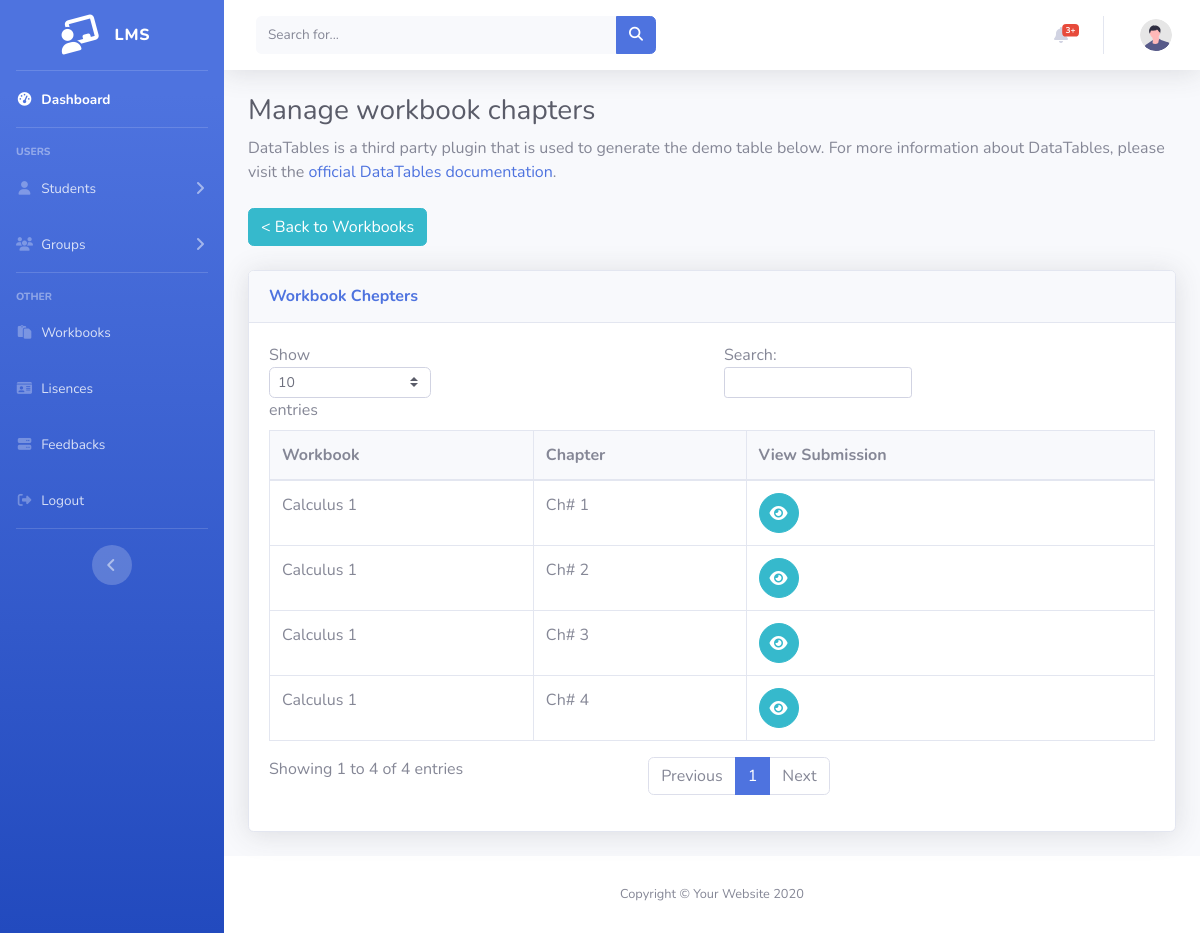
/Instructor/workbook_ch.php?wid=3, run on the app's committed database.
### tables this page shows
CREATE TABLE `workbook_ch` (
  `id` int(11) NOT NULL,
  `ch` int(11) NOT NULL,
  `wid` int(11) NOT NULL
);

CREATE TABLE `workbook` (
  `id` int(11) NOT NULL,
  `title` varchar(50) NOT NULL,
  `iid` int(11) NOT NULL,
  `status` varchar(20) NOT NULL
);

### Instructor/workbook_ch.php (the view, shortened to what this page needs)
<?php session_start();
include "../db.php";
include "layout/header.php";
if($_GET['wid']){
    $wid=$_GET['wid'];
}
$data = mysqli_query($conn, "SELECT * FROM workbook_ch where wid='$wid'");
$output = mysqli_fetch_all($data,MYSQLI_ASSOC);
$data3 = mysqli_query($conn, "SELECT * FROM  workbook where id='$wid'");
$output3 = mysqli_fetch_assoc($data3);
?>
<body id="page-top">
<div id="wrapper">
<?php include "layout/sidebar.php";?>
    <div id="content-wrapper" class="d-flex flex-column">
        <div id="content">
        <?php include "layout/topbar.php";?>
    <div class="container-fluid">
<h1 class="h3 mb-2 text-gray-800">Manage workbook chapters</h1>
<p class="mb-4">DataTables is a third party plugin that is used to generate the demo table below.
    For more information about DataTables, please visit the <a target="_blank"
        href="https://datatables.net">official DataTables documentation</a>.</p>
 <a class='btn btn-info mr-2' href='workbooks.php'>< Back to Workbooks</a>  <br><br>
<div class="card shadow mb-4">
    <div class="card-header py-3">
        <h6 class="m-0 font-weight-bold text-primary"> Workbook Chepters</h6>
    </div>
    <div class="card-body">
        <div class="table-responsive">
            <table class="table table-bordered" id="dataTable" width="100%" cellspacing="0">
                <thead>
                    <tr class='bg-light '>
                        <th> Workbook</th>
                        <th>Chapter</th>
                        <th>View Submission</th>
                    </tr>
                </thead>
                <tbody>
                    <?php foreach($output as $out) {?>
                    <tr>
                        <td><?php echo $output3['title']?></td>
                        <td>Ch# <?php echo $out['ch']; ?></td>
                        <td>
                         <a class="btn btn-info btn-circle"  href='workbook_qs.php?wid=<?php echo $output3['id']?>&ch=<?php echo $out['id']?>'>
                                 <i class="fas fa-eye"></i>  </a></td>
                          </tr>
      <?php }?>
                </tbody>
            </table>
        </div>
    </div>
</div>
</div>
</div>
<?php include "layout/footer.php"?>

### data on the page
workbook_ch: wid.title "Calculus 1", ch "1"
workbook_ch: wid.title "Calculus 1", ch "2"
workbook_ch: wid.title "Calculus 1", ch "3"
workbook_ch: wid.title "Calculus 1", ch "4"
